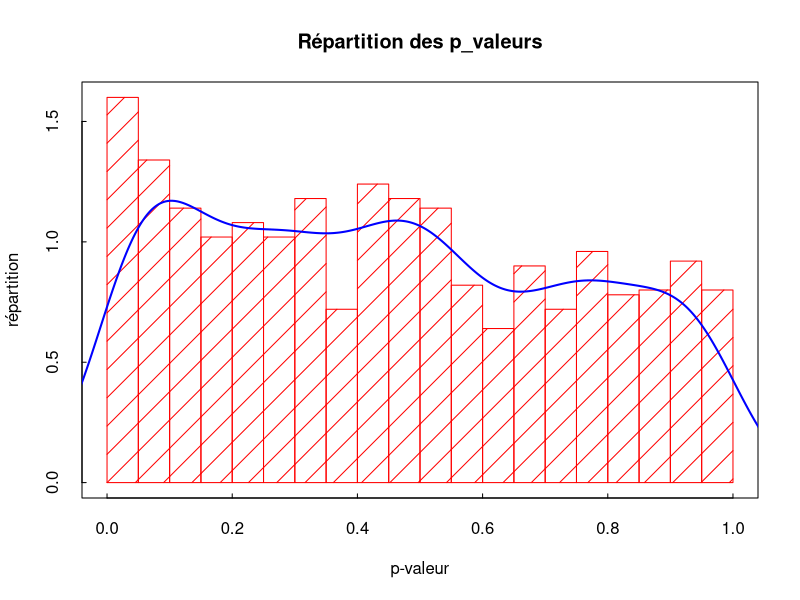
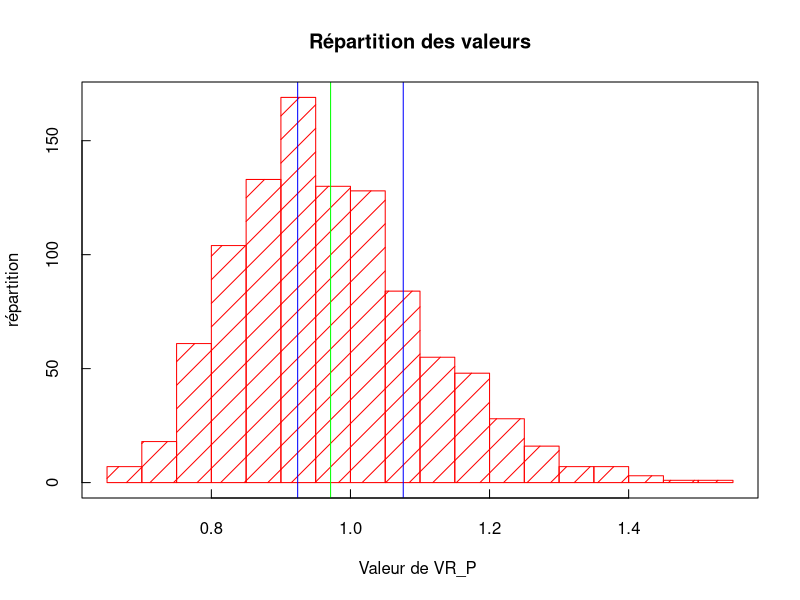
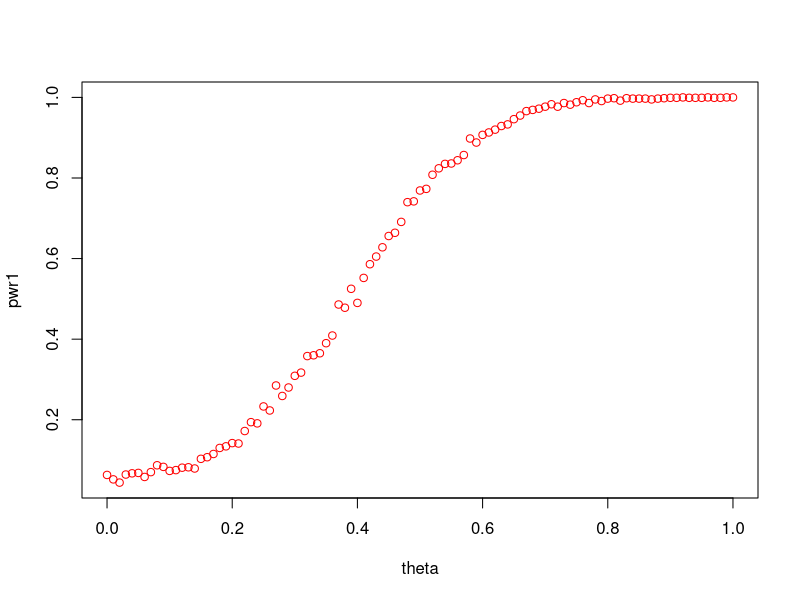
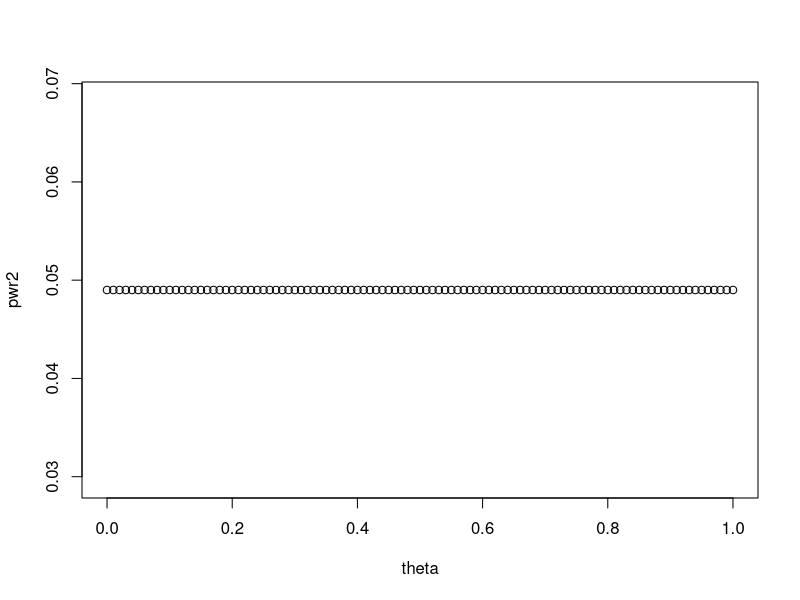

Source code (R) for these figures, in order:
## ---- chunk 1
rm(list=ls()) # Removes all existing variables

## ---- chunk 2
Sample = read.table("Economic_Scenarios_1000_Simu.csv",sep=";",header=FALSE) # This command returns an object of the class data.frame
 # For our purpose it is better to convert it into a matrix
n1 = dim(Sample)[1] # Number of rows
p1 = dim(Sample)[2] # Number of columns

X1_char = Sample[3:n1,7:p1] 
tab_X_1 = as.matrix(X1_char)

#pour la premiere simulation 

L=c()
for (i in 1:(floor(n1/4))){
  L=append(L,4*i)
}

IMMO=tab_X_1[L,]
EQUITY= tab_X_1[(L-1),]
INFL=tab_X_1[L-2,]
VALN=tab_X_1[L-3,]

## ---- chunk 3
 #on actualise les données 

IMMO_act=IMMO*VALN
EQUITY_act = EQUITY*VALN 
INFL_act = INFL*VALN

DtSt_IMMO=IMMO*VALN #on actualise les données 
Dt_1St_1_IMMO=DtSt_IMMO[,1:(dim(DtSt_IMMO)[2]-1)]
Y_IMMO=DtSt_IMMO[,2:dim(DtSt_IMMO)[2]]-Dt_1St_1_IMMO

DtSt_EQUITY=EQUITY_act #on actualise les données 
Dt_1St_1_EQUITY=DtSt_EQUITY[,1:(dim(DtSt_EQUITY)[2]-1)]
Y_EQUITY=DtSt_EQUITY[,2:dim(DtSt_EQUITY)[2]]-Dt_1St_1_EQUITY


DtSt_INFL=INFL*VALN #on actualise les données 
Dt_1St_1_INFL=DtSt_INFL[,1:(dim(DtSt_INFL)[2]-1)]
Y_INFL=DtSt_INFL[,2:dim(DtSt_INFL)[2]]-Dt_1St_1_INFL


## ---- chunk 4

mean((IMMO_act[1,] - mean(IMMO_act[1,]))^2)

## ---- chunk 5


########################### Calcul de QP #########################

Qp= function(Sample, p) {
  n=dim(Sample)[1] #n =1000
  d=dim(Sample)[2] # d = 50

  Qp = c()
  
  for (i in 1:n) {
    
    Y_barre = mean(Sample[i,])
    gamma_0 = mean((Sample[i,]-Y_barre)^2)
    Qp_i = 0
    
    for (j in 1:p){
      gamma_j = mean((Sample[i,(1+j):d]-Y_barre)*(Sample[i,1:(d-j)]-Y_barre))
      rho_j = gamma_j/gamma_0
      Qp_i = Qp_i + d*(rho_j^2)
    }
    Qp = append(Qp, Qp_i)
    
  }
  return(Qp)

}

#print(Qp(IMMO_act,3))


########################### Calcul de QP* #########################

Qpstar = function(Sample, p) {
  n=dim(Sample)[1] #n =1000
  d=dim(Sample)[2] # d = 50

  Qpstar = c()
  
  for (i in 1:n) {
    
    Y_barre = mean(Sample[i,])
    gamma_0 = mean((Sample[i,]-Y_barre)^2)
    Qpstar_i = 0
    
    for (j in 1:p){
      gamma_j = mean((Sample[i,(1+j):d]-Y_barre)*(Sample[i,1:(d-j)]-Y_barre))
      
      rho_j = gamma_j/gamma_0
      
      tau_j = sum((Sample[i,(1+j):d]-Y_barre)^2*(Sample[i,1:(d-j)])^2) /(gamma_0^2)
      Qpstar_i = Qpstar_i + d*(rho_j^2)
    }
    Qpstar = append(Qpstar, Qpstar_i)
  }
  return(Qpstar)

}

########################### Calcul de VRp #########################


VRP= function(Sample, p) {
  n=dim(Sample)[1] #n =1000
  d=dim(Sample)[2] # d = 50

  VRP = c()
  
  for (i in 1:n) {
    Y_barre = mean(Sample[i,])
    gamma_0 = mean((Sample[i,]-Y_barre)^2)
    
    VRP_i = 1
    
    for (j in 1:(p-1)){
      gamma_j = mean((Sample[i,(1+j):d]-Y_barre)*(Sample[i,1:(d-j)]))
      rho_j = gamma_j/gamma_0
      VRP_i = VRP_i + (1-(j/p))*rho_j

      }
    VRP = append(VRP, VRP_i)
    
  }
  return(VRP)

}





## ---- chunk 6

Graph = function(Sample,p){
  Qp = Qpstar(Sample,p)
  Y=c()
  for(t in 1:length(Qp)){
    p_value= 1-pchisq(Qp[t],df=p)
    Y=append(Y,p_value)
  }
  #X=c(1:length(Qp))
  
  #plot(X,Y)
  #abline(h=min(Y), col="blue")
  #abline(h=max(Y), col="blue")
  #abline(h=mean(Y), col="red")
  hist(Y,breaks=20,col="red",density=5,xlab="p-valeur",ylab="répartition",main=" Répartition des p_valeurs ",tck=0.01, freq = FALSE)
    # breaks : nombre de barres
    # density : barres vides (0) ou hachurées
    # tck = 0.01 : longueur des graduations
    # xlab & ylab : titre de l'axe des abscisses et ordonnées
    # main : titre de l'histogramme
    # col : couleur des barres - pour mettre d'autres couleurs
    # Le paramètre freq = FALSE ou freq = F permet d'afficher la fréquence que représente chaque catégorie.
  box() # encadre l'histogramme
  densite <- density(Y) # estimer la densité que représente ces différentes valeurs
  lines(densite, col = "blue",lwd=2) # Superposer une ligne de densité à l'histogramme
  
  print(paste0(" min(p_valeur)  = ", min(Y)))
  print(paste0(" max(p_valeur) = ",max(Y)))
  print(paste0(" mean(p_valeur) ",mean(Y)))
  print( "--------------")
  for(alpha in c(0.1,0.05,0.01)){
    
    print(paste0(" alpha = ",alpha))
    print(paste0(" On rejette l'hypothèse nulle ,",length(Y[Y<=alpha])))
    print( "--------------")   
  }
  
  
}
Graph(Y_IMMO,2)



## ---- chunk 7

p=4
VR_P=VRP(Y_IMMO,p)
X=c(1:length(VR_P))
print(paste0(" alpha = ",0.05))
a= 1-qnorm(0.975,mean=0,sd = 1)*sqrt(2*(p-1)/(p*length(VR_P)))
b= 1+qnorm(0.975,mean=0,sd = 1)*sqrt(2*(p-1)/(p*length(VR_P)))
#plot(X,VR_P)
hist(VR_P,breaks=20,col="red",density=6,xlab="Valeur de VR_P ",ylab="répartition",main=" Répartition des valeurs ",tck=0.02)
abline(v=a,col="blue")
abline(v=b,col="blue")
abline(v=mean(VR_P),col="green")
box()
mean(VR_P)

## ---- chunk 8
n=1000 #nombre de simulations
t_max=50
c=100
sigma = 5
p=4

simultheta = function(theta, t_max) {
  simul = c(c/(1-theta))
  bruit = rnorm(t_max, c, sigma^2)
  for (i in (1:t_max)) {
    X_i = theta*simul[i-1] + bruit[i]
    simul = append(simul, X_i)
  }
  return(t(matrix(simul)))
}
N_simul = function(theta, t_max, N){
  mat = matrix(0, ncol=t_max, nrow=N)
  for (i in 1:N){
    mat[i,] = simultheta(theta, t_max)
  }
  return(mat)
}

sums = function(Sample, theta, t_max){
  n = (dim(Sample))[1]
  for (i in 1:n){
    Sample[i,]= cumsum(Sample[i,])
  }
  sum = matrix(0, ncol=1, nrow = t_max)
  a = c/(1-theta)
  b=0
  for (j in (1:t_max)){
    sum[j] = (mean(Sample[,j])-a)/sqrt(b)
    a = theta*a + c
    b= b+ sigma^2
  }
  sum[1]=0
  return(sum)
}



 
## ---- chunk 9

graph_power = function(n){
  theta = seq(from = 0, to = 1, by = 0.01)
  pwr1 = c()
  pwr2 = c()
  for (thet in theta) {
    simul = N_simul(thet, t_max, n)
    Qps = Qp(simul, p)
    sum = abs((sums(simul, thet, t_max)))
    occ1 = length(Qps[Qps>qchisq(0.95,p)])/n
    occ2 = length(sum[sum>qnorm(0.975)])/n
    pwr1 = append(pwr1, occ1)
    pwr2 = append(pwr2, occ2)
    
  }
  plot(theta, pwr1, col="red")
  plot(theta, pwr2)
  #abline(h=min(pwr), col="green")
  #print(min(pwr))
}

## ---- chunk 10
graph_power(1000)
## ---- chunk 11



